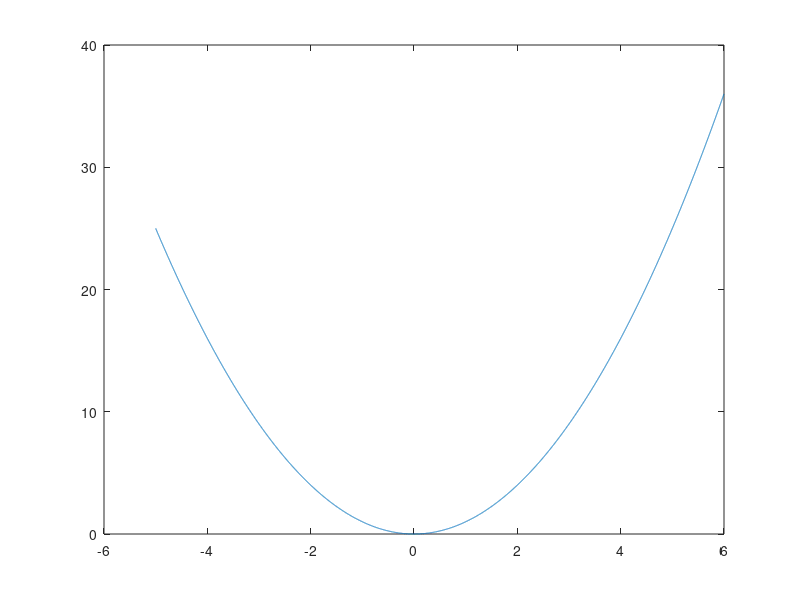

Write MATLAB code to recreate this figure.
function [] = funkcja_kwadratowa()
%FUNKCJA_KWADRATOWA Summary of this function goes here
%   Detailed explanation goes here
x=-5:0.001:6;
y=x.^2;
plot(x,y);

end

